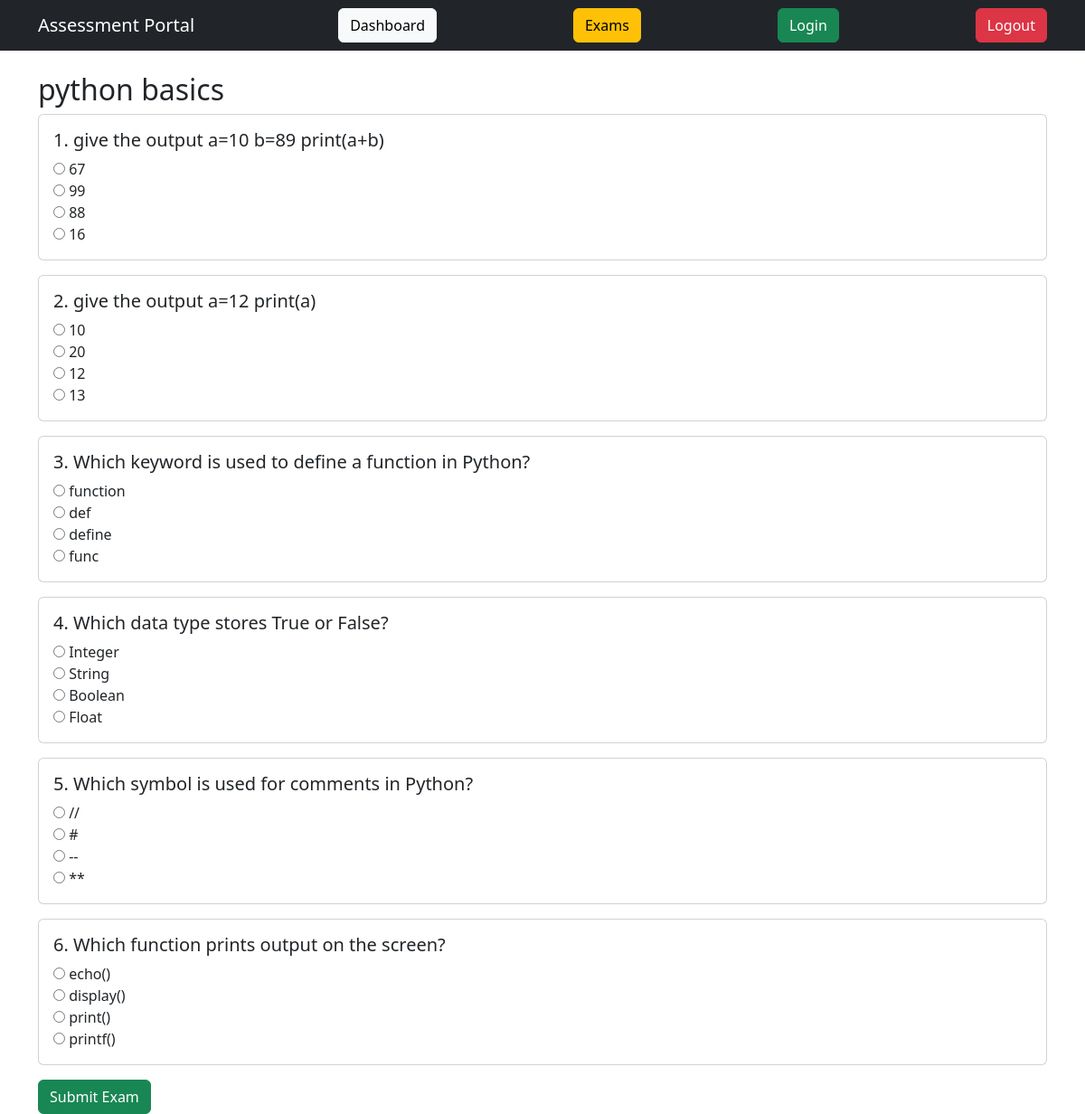
/exams/take/1/, run on the app's committed database.
### exams/models.py (models this page shows, shortened)
class Exam(models.Model):
    title = models.CharField(max_length=100)
    category = models.ForeignKey(
        Category,
        on_delete=models.CASCADE
    )
    duration = models.IntegerField()
    participants = models.ManyToManyField(
        User,
        blank=True
    )

class Question(models.Model):
    exam = models.ForeignKey(
        Exam,
        on_delete=models.CASCADE
    )
    question = models.TextField()
    option1 = models.CharField(max_length=200)
    option2 = models.CharField(max_length=200)
    option3 = models.CharField(max_length=200)
    option4 = models.CharField(max_length=200)
    answer = models.CharField(max_length=200)

### exams/views.py (the view, shortened to what this page needs)
# urls.py: path('take/<int:exam_id>/', take_exam, name='take_exam'),
def take_exam(request, exam_id):
    exam = get_object_or_404(Exam, id=exam_id)
    questions = Question.objects.filter(exam=exam)
    return render(request, 'take_exam.html', {
        'exam': exam,
        'questions': questions
    })

### templates/take_exam.html (shortened to what this page needs)
{% extends 'base.html' %}
{% block content %}
<h2>{{ exam.title }}</h2>
<form method="POST">
    {% for q in questions %}
    <div class="card mb-3">
        <div class="card-body">
            <h5>{{ forloop.counter }}. {{ q.question }}</h5>
            <input type="radio" name="q{{ q.id }}" value="{{ q.option1 }}">
            {{ q.option1 }} <br>
            <input type="radio" name="q{{ q.id }}" value="{{ q.option2 }}">
            {{ q.option2 }} <br>
            <input type="radio" name="q{{ q.id }}" value="{{ q.option3 }}">
            {{ q.option3 }} <br>
            <input type="radio" name="q{{ q.id }}" value="{{ q.option4 }}">
            {{ q.option4 }}
        </div>
    </div>
    {% endfor %}
    <button type="submit" class="btn btn-success">
        Submit Exam
    </button>
</form>
{% endblock %}

### data on the page
Exam: title "python basics"
Question: question "give the output a=10 b=89 print(a+b)", option1 "67", option2 "99", option3 "88", option4 "16"
Question: question "give the output a=12 print(a)", option1 "10", option2 "20", option3 "12", option4 "13"
Question: question "Which keyword is used to define a function in Python?", option1 "function", option2 "def", option3 "define", option4 "func"
Question: question "Which data type stores True or False?", option1 "Integer", option2 "String", option3 "Boolean", option4 "Float"
Question: question "Which symbol is used for comments in Python?", option1 "//", option2 "#", option3 "--", option4 "**"
Question: question "Which function prints output on the screen?", option1 "echo()", option2 "display()", option3 "print()", option4 "printf()"
